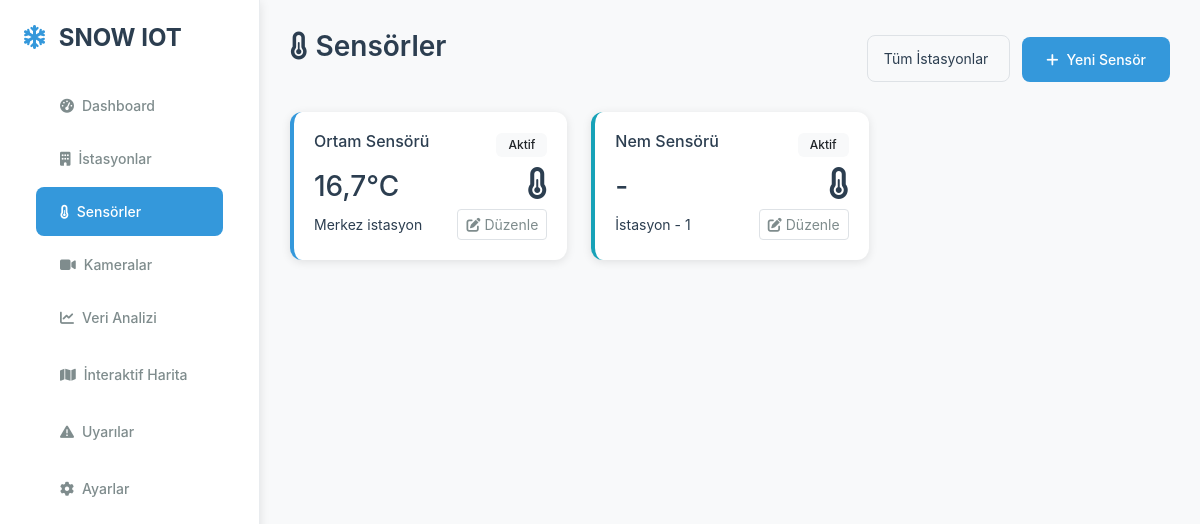
Page /sensors/ (signed in) on the committed database.
### core/models.py (models this page shows, shortened)
class Sensor(models.Model):
    INTERFACE_CHOICES = [('serial', 'Seri Port'), ('i2c', 'I2C'), ('virtual', 'Sanal')]
    PARSER_TYPE_CHOICES = [('regex', 'Regex'), ('binary', 'Binary Format'), ('simple', 'Basit (Değerin kendisi)')]
    device = models.ForeignKey(Device, on_delete=models.CASCADE, related_name='sensors', verbose_name="Bağlı Olduğu Cihaz")
    name = models.CharField(max_length=100, verbose_name="Sensör Adı")
    is_active = models.BooleanField(default=True, verbose_name="Aktif mi?")
    interface = models.CharField(
        max_length=20,
        choices=INTERFACE_CHOICES,
        verbose_name="Arayüz Tipi",
        blank=True # Artık bu alan boş olabilir
    )
    config = models.JSONField(default=dict, blank=True, verbose_name="Arayüz Yapılandırması (JSON)")
    parser_type = models.CharField(
        max_length=20,
        choices=PARSER_TYPE_CHOICES,
        verbose_name="Veri Ayrıştırıcı Tipi",
        blank=True # Artık bu alan boş olabilir
    )
    parser_config = models.JSONField(default=dict, blank=True, verbose_name="Ayrıştırıcı Yapılandırması (JSON)")
    read_interval = models.PositiveIntegerField(default=60, verbose_name="Okuma Sıklığı (Saniye)")
    class Meta:
        verbose_name = "Sensör"
        verbose_name_plural = "Sensörler"
        unique_together = ('device', 'name')

class SensorReading(models.Model):
    sensor = models.ForeignKey(Sensor, on_delete=models.CASCADE, related_name='readings', verbose_name="Sensör")
    value = models.JSONField(verbose_name="Ölçüm Değeri")
    timestamp = models.DateTimeField(auto_now_add=True, db_index=True, verbose_name="Zaman Damgası")
    class Meta:
        verbose_name = "Sensör Okuması"
        verbose_name_plural = "Sensör Okumaları"
        ordering = ['-timestamp'] # Okumaları en yeniden en eskiye sırala

class Device(models.Model):
    user = models.OneToOneField(User, on_delete=models.CASCADE, verbose_name="Cihaz Sahibi")
    id = models.UUIDField(primary_key=True, default=uuid.uuid4, editable=False)
    name = models.CharField(max_length=100, unique=True, verbose_name="Cihaz Adı")
    location = models.CharField(max_length=200, blank=True, verbose_name="Konum")
    latitude = models.FloatField(null=True, blank=True, verbose_name="Enlem")
    longitude = models.FloatField(null=True, blank=True, verbose_name="Boylam")
    is_active = models.BooleanField(default=True, verbose_name="Aktif mi?")
    last_seen = models.DateTimeField(null=True, blank=True, verbose_name="Son Görülme")
    health_status = models.JSONField(null=True, blank=True, default=dict, verbose_name="Sağlık Durumu")
    created_at = models.DateTimeField(auto_now_add=True)
    updated_at = models.DateTimeField(auto_now=True)
    class Meta:
        verbose_name = "Cihaz"
        verbose_name_plural = "Cihazlar"

### core/views.py (the view)
# urls.py: path('sensors/', SensorsView.as_view(), name='sensors'),
class SensorsView(LoginRequiredMixin, View):
    login_url = '/admin/login/';
    def get(self, request):
        did = request.GET.get('device', None)
        qs = Sensor.objects.select_related('device').filter(is_active=True)
        if did: qs = qs.filter(device_id=did)
        data = []
        for s in qs: data.append({'sensor': s, 'last_reading': SensorReading.objects.filter(sensor=s).order_by('-timestamp').first()})
        context = {
            'all_devices': Device.objects.all(), 'sensors_with_readings': data, 'selected_device_id': did,
            'sensor_interface_choices': Sensor.INTERFACE_CHOICES, 'sensor_parser_choices': Sensor.PARSER_TYPE_CHOICES,
        }
        return render(request, 'sensors.html', context)

### templates/sensors.html (shortened to what this page needs)
{% extends 'base.html' %}
{% load static %}
{% block content %}
<div id="sensors" class="page-content active">
    <div class="d-flex justify-content-between align-items-center mb-4">
        <h2 class="page-title"><i class="fas fa-thermometer-half me-2"></i>Sensörler</h2>
        <div>
            <form method="get" class="d-inline-block">
                <select name="device" class="form-select d-inline-block me-2" style="width: auto;" onchange="this.form.submit()">
                    <option value="">Tüm İstasyonlar</option>
                </select>
            </form>
            <button class="btn btn-gradient" id="addSensorBtn">
                <i class="fas fa-plus me-2"></i>Yeni Sensör
            </button>
        </div>
    </div>
    <div id="cardView" class="row">
        {% for sensor_info in sensors_with_readings %}
            {% include 'partials/_sensor_card.html' with sensor_info=sensor_info %}
        {% endfor %}
    </div>
</div>
{% endblock content %}

### templates/partials/_sensor_card.html (shortened to what this page needs)
{% with sensor=sensor_info.sensor reading=sensor_info.last_reading %}
<div class="col-md-4 mb-3">
    <div class="sensor-card
        {% if 'nem' in sensor.name|lower %}humidity{% endif %}">
        <div class="d-flex justify-content-between align-items-center mb-2">
            <h6>{{ sensor.name }}</h6>
            {% if sensor.is_active %}
                <span class="badge bg-light text-dark">Aktif</span>
            {% else %}
                 <span class="badge bg-secondary">Pasif</span>
            {% endif %}
        </div>
        <div class="d-flex justify-content-between align-items-center">
            <div>
                {% if reading and reading.value %}
                    <h3>
                        {% if 'temperature' in reading.value %}
                            {{ reading.value.temperature|floatformat:1 }}°C
                        {% elif 'humidity' in reading.value %}
                             {{ reading.value.humidity|floatformat:0 }}%
                        {% elif 'distance_cm' in reading.value %}
                            {{ reading.value.distance_cm|floatformat:1 }} cm
                        {% elif 'value' in reading.value %}
                            {{ reading.value.value|floatformat:2 }} kg
                        {% else %}
                            {% for key, val in reading.value.items %}
                                {% if forloop.first %}{{ val }}{% endif %}
                            {% endfor %}
                        {% endif %}
                    </h3>
                {% else %}
                    <h3>-</h3>
                {% endif %}
                <small>{{ sensor.device.name }}</small>
            </div>
            <div class="text-end">
                <i class="fas fa-thermometer-half fa-2x"></i>
                <br>
                <button class="btn btn-sm btn-outline-light mt-2 edit-sensor-btn" data-id="{{ sensor.id }}">
                    <i class="fas fa-edit me-1"></i>Düzenle
                </button>
            </div>
        </div>
    </div>
</div>
{% endwith %}

### static/css/main.css (style rules this page uses)
:root { --primary-color: #2c3e50; --secondary-color: #34495e; --accent-color: #3498db; --success-color: #27ae60; --warning-color: #f39c12; --danger-color: #e74c3c; --info-color: #17a2b8; --light-color: #ecf0f1; --dark-color: #2c3e50; --border-color: rgba(255, 255, 255, 0.1); --text-light: #7f8c8d; --bg-primary: #f8f9fa; --bg-secondary: #ffffff; --shadow: 0 2px 10px rgba(0, 0, 0, 0.1); }
body { background: linear-gradient(135deg, #f5f7fa 0%, #c3cfe2 100%); font-family: 'Inter', -apple-system, BlinkMacSystemFont, 'Segoe UI', Roboto, sans-serif; min-height: 100vh; color: var(--dark-color); }
.sensor-card { background: var(--bg-secondary); color: var(--dark-color); border-radius: 12px; padding: 20px; margin-bottom: 16px; transition: all 0.2s ease; box-shadow: var(--shadow); border-left: 4px solid var(--accent-color); }
.sensor-card.humidity { border-left-color: var(--info-color); }
.btn-gradient { background: var(--accent-color); border: none; color: white; padding: 12px 24px; border-radius: 8px; transition: all 0.2s ease; font-weight: 500; font-size: 14px; }
.page-content { display: none; }
.page-content.active { display: block; }
.form-control, .form-select { background: var(--bg-primary); border: 1px solid #dee2e6; color: var(--dark-color); border-radius: 8px; padding: 12px 16px; font-size: 14px; }
.sensor-card i { color: inherit; }
.page-title { color: var(--dark-color); font-weight: 600; font-size: 28px; margin-bottom: 24px; }
.badge { font-size: 12px; font-weight: 500; padding: 6px 12px; border-radius: 6px; }
.btn-outline-light { border-color: #dee2e6; color: var(--text-light); }

### rows in the picture
Sensor: sensor.name "Ortam Sensörü", is_active "Aktif", last_reading.value.temperature "16,7", sensor.device.name "Merkez istasyon"
Sensor: sensor.name "Nem Sensörü", is_active "Aktif", sensor.device.name "İstasyon - 1"
